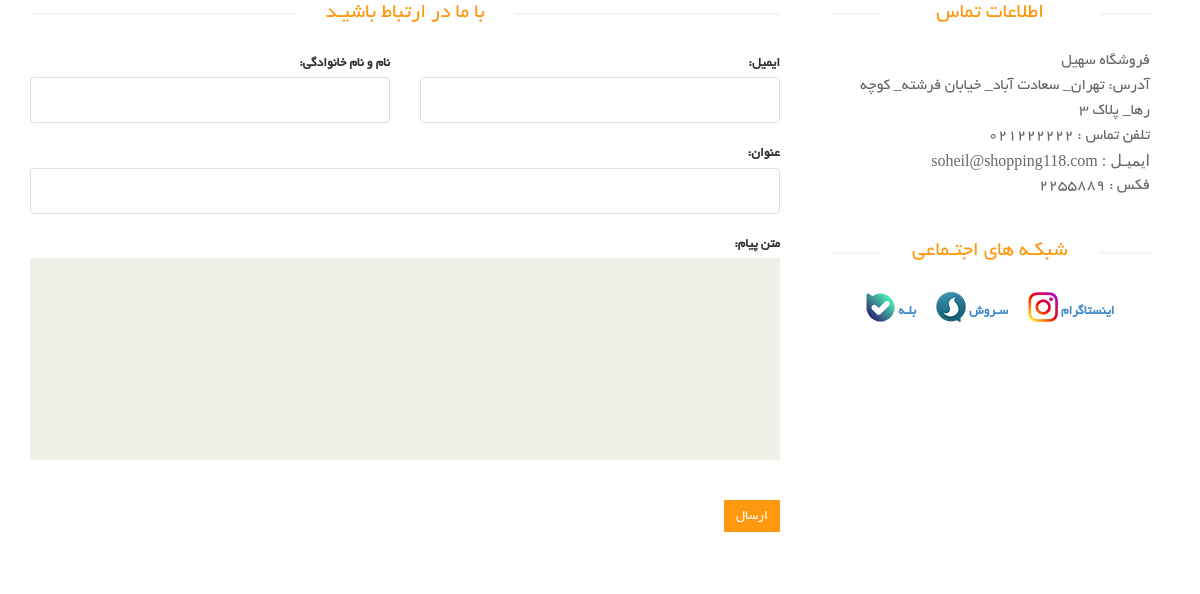
The page /contact-us/ on the database its author committed.
### site_module/models.py (models this page shows, shortened)
class SiteSetting(models.Model):
    site_name = models.CharField(max_length=100, verbose_name='عنوان سایت')
    site_url = models.CharField(max_length=100, verbose_name='دامنه سایت')
    address = models.CharField(max_length=100, null=True, blank=True, verbose_name='آدرس')
    about_site = models.CharField(max_length=100, verbose_name='درباره ما')
    fax = models.CharField(max_length=100, null=True, blank=True, verbose_name='فکس')
    phone = models.CharField(max_length=100, null=True, blank=True, verbose_name='تلفن')
    email = models.CharField(max_length=100, null=True, blank=True, verbose_name='ایمیل')
    copy_right = models.CharField(max_length=100, verbose_name='متن کپی رایت')
    site_logo = models.ImageField(upload_to='images/site_setting', verbose_name='لوکو سایت')
    is_main_site = models.BooleanField(verbose_name='تنظیمات اصلی')
    class Meta:
        verbose_name = 'تنظیمات اصلی'
        verbose_name_plural = 'تنظیمات اصلی سایت'

### contactus_module/views.py (the view, shortened to what this page needs)
# urls.py: path('', views.contactusview.as_view(), name='contact-us'),
class contactusview(FormView):
    template_name = 'contact_module/contact_us_page.html'
    form_class = ContactModelForm
    success_url = '/contact-us/'
    def get_context_data(self, **kwargs):
        context = super().get_context_data()
        setting: SiteSetting = SiteSetting.objects.filter(is_main_site=True).first()
        context['setting'] = setting
        return context

### contactus_module/forms.py
class ContactModelForm(forms.ModelForm):
    class Meta:
        model = ContactUs
        exclude = ['response', 'create_date', 'is_read_by_admin']
        widgets = {
            'full_name': forms.TextInput(attrs={
                'class': 'form-control'
            }),
            'email': forms.TextInput(attrs={
                'class': 'form-control'
            }),
            'title': forms.TextInput(attrs={
                'class': 'form-control'
            }),
            'massage': forms.Textarea()
        }

### contactus_module/templates/contact_module/contact_us_page.html (shortened to what this page needs)
{% extends 'shared/layout.html' %}
{% block content %}
    <div id="contact-page" class="container">
        <div class="bg">
            <div class="row">
                <div class="col-sm-8">
                    <div class="contact-form">
                        <h2 class="title text-center">با ما در ارتباط باشیـد</h2>
                        <form id="main-contact-form" class="contact-form row" action="{% url 'contact-us' %}"
                              method="post">
                            <div class='col-md-6 form-group'>
                                {{ form.full_name.label_tag }}
                                {{ form.full_name }}
                            </div>
                            <div class="col-md-6 form-group">
                                {{ form.email.label_tag }}
                                {{ form.email }}
                            </div>
                            <div class="col-md-12 form-group">
                                {{ form.title.label_tag }}
                                {{ form.title }}
                            </div>
                            <div class="col-md-12 form-group">
                                {{ form.massage.label_tag }}
                                {{ form.massage }}
                            </div>
                            <div class="form-group col-md-12">
                                <button type="submit" class="btn btn-primary pull-right"> ارسال</button>
                            </div>
                        </form>
                    </div>
                </div>
                <div class="col-sm-4">
                    <div class="contact-info">
                        <h2 class="title text-center">اطلاعات تماس</h2>
                        <address>
                            <p> {{ setting.site_name }} </p>
                            <p> آدرس: {{ setting.address }} </p>
                            <p>تلفن تماس : {{ setting.phone }} </p>
                            <p style="font-family: tahoma;">ایمیـل : {{ setting.email }} </p>
                            {% if setting.fax %}
                                <p>فکس : {{ setting.fax }} </p>
                            {% endif %}
                        </address>
                        <div class="social-networks">
                            <h2 class="title text-center">شبکـه های اجتـماعی</h2>
                            <span class="socials-share share">
									<ul>
										<a href="#">
											<li>
												<label>بلـه</label>
												<img src="/static/images//product-details/Bale.png">
											</li>
										</a>
										<a href="#">
											<li>
												<label>سـروش</label>
												<img src="/static/images//product-details/Soroush.png">
											</li>
										</a>
										<a href="#">
											<li>
												<label>اینستاگرام</label>
												<img src="/static/images//product-details/Instagram.png">
											</li>
										</a>
									</ul>
								</span>
                        </div>
                    </div>
                </div>
            </div>
        </div>
    </div>
{% endblock %}

### static/css/main.css (style rules this page uses)
body { font-family: 'BYekan'; font-size: 10pt; position: relative; font-weight: normal; direction: rtl; }
ul li { list-style: none; }
a { -webkit-transition: 300ms; -moz-transition: 300ms; -o-transition: 300ms; transition: 300ms; }
h1, h2, h3, h4, h5, h6 { font-family: 'BYekan', sans-serif; }
.left-sidebar h2:after, h2.title:after { content: " "; position: absolute; border: 1px solid #f5f5f5; bottom:8px; right: 0; width: 100%; height: 0; z-index: -2; }
h2.title:before { content: " "; position: absolute; background: #fff; bottom: -6px; width: 220px; height: 30px; z-index: -1; right: 50%; margin-right: -110px; }
h2.title { color: #FE980F; font-family: 'BYekan', sans-serif; font-size: 16pt; font-weight: 400; margin: 0 15px; text-transform: uppercase; margin-bottom: 30px; position: relative; }
.share { margin-top: 15px; }
.bg h2.title { margin-right:0; margin-left:0; margin-top: 0; }
.chose_area input, select, textarea { background: #F0F0E9; border:0; color: #696763; padding: 6px; width: 100%; border-radius: 0; resize: none }
.socials-share { margin-bottom: 30px; margin-top: 18px; }
.socials-share ul { padding-right: 0px; }
.socials-share li { display: inline-block; float: right; padding: 5px 10px; }
.btn.btn-primary { background:#FE980F; border: 0 none; border-radius: 0; margin-top: 16px; }
.contact-form .form-group { margin-bottom: 20px; }
#contact-page .form-control { background-color: #fff; border: 1px solid #ddd; color: #696763; height: 46px; padding: 6px 12px; width: 100%; font-size: 16px; border-radius: 4px; box-shadow:inherit; }
#main-contact-form .btn-primary { margin-bottom: 15px; margin-top: 20px; }
#contact-page .contact-info { padding: 0 20px; }
#contact-page .contact-info address { margin-bottom: 40px; margin-top: -5px; }
#contact-page .contact-info p { margin-bottom: 0; color: #696763; font-size: 16px; line-height: 25px; }
.social-networks { overflow: hidden; text-align: center; }
.social-networks ul { margin-top: -5px; padding: 0; display: inline-block; }
.social-networks ul li { float: left; text-decoration: none; list-style: none; margin-right: 20px; }
.social-networks ul li:last-child { margin-right: 0; }

### static/css/custom.css (style rules this page uses)
ul { padding-right : 0; }

### rows shown on the page
SiteSetting: site_name "فروشگاه سهیل", address "تهران_ سعادت آباد_ خیابان فرشته_ کوچه رها_ پلاک 3", phone "021222222", email "soheil@shopping118.com", fax "2255889"
